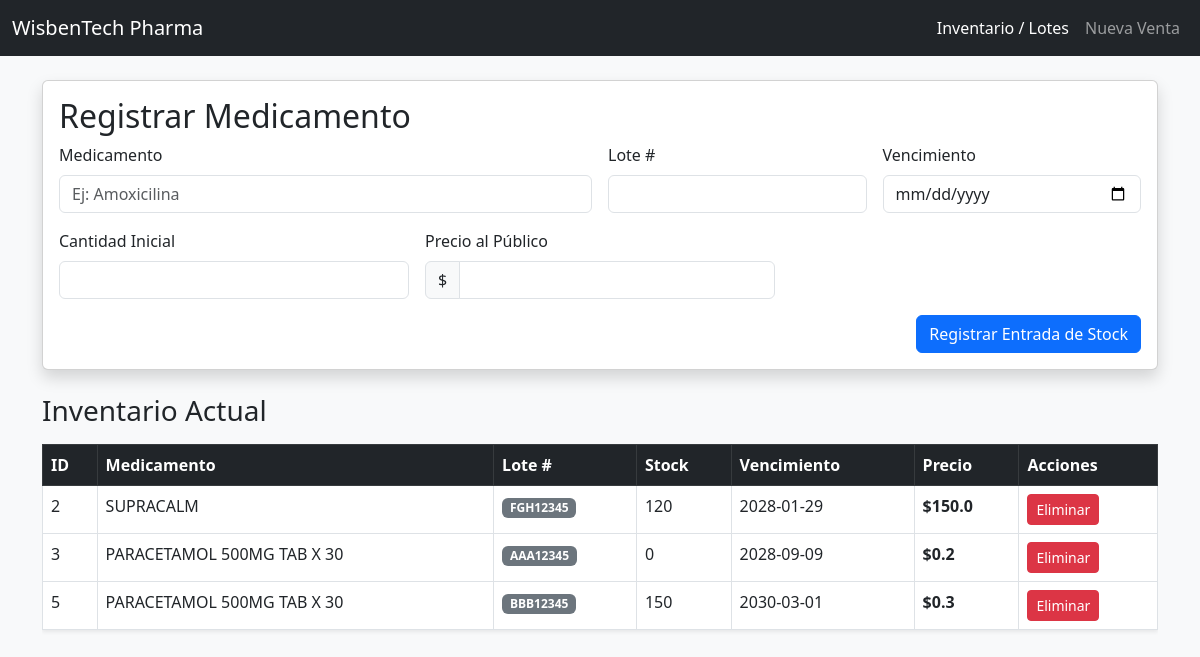
The page / on the database its author committed.
### tables this page shows
CREATE TABLE lotes (
            id INTEGER PRIMARY KEY AUTOINCREMENT,
            producto_id INTEGER,
            codigo_lote TEXT NOT NULL,
            stock INTEGER NOT NULL,
            fecha_vence DATE NOT NULL,
            precio REAL,
            FOREIGN KEY (producto_id) REFERENCES productos (id)
        );

CREATE TABLE productos (
            id INTEGER PRIMARY KEY AUTOINCREMENT,
            nombre TEXT NOT NULL UNIQUE
        );

### app.py (the view)
@app.route('/')
def home():
    conexion = conectar_db()
    cursor = conexion.cursor()
    query = '''
        SELECT l.id, p.nombre, l.codigo_lote, l.stock, l.fecha_vence, l.precio
        FROM lotes l
        JOIN productos p ON l.producto_id = p.id
    '''
    cursor.execute(query)
    lista_lotes = cursor.fetchall()
    conexion.close()
    return render_template('index.html', medicamentos=lista_lotes)

### app.py (called while the page is built)
def conectar_db():
    conexion = sqlite3.connect('farmacia.db')
    return conexion

### templates/index.html (shortened to what this page needs)
<!DOCTYPE html>
<html lang="es">
<head>
    <link href="https://cdn.jsdelivr.net/npm/bootstrap@5.3.0/dist/css/bootstrap.min.css" rel="stylesheet">
</head>
<body class="bg-light">
    <nav class="navbar navbar-expand-lg navbar-dark bg-dark mb-4">
        <div class="container-fluid">
            <a class="navbar-brand" href="/">WisbenTech Pharma</a>
            <div class="navbar-nav">
                <a class="nav-link active" href="/">Inventario / Lotes</a>
                <a class="nav-link" href="/ventas">Nueva Venta</a>
            </div>
        </div>
    </nav>
    <main class="container">
        <section class="card shadow mb-4">
            <div class="card-body">
                <h2 class="card-title">Registrar Medicamento</h2>
                <form action="/agregar" method="POST" class="row g-3">
                    <div class="col-md-6">
                        <label class="form-label">Medicamento</label>
                        <input type="text" name="nombre" class="form-control" placeholder="Ej: Amoxicilina" required>
                    </div>
                    <div class="col-md-3">
                        <label class="form-label">Lote #</label>
                        <input type="text" name="lote" class="form-control" required>
                    </div>
                    <div class="col-md-3">
                        <label class="form-label">Vencimiento</label>
                        <input type="date" name="vencimiento" class="form-control" required>
                    </div>
                    <div class="col-md-4">
                        <label class="form-label">Cantidad Inicial</label>
                        <input type="number" name="cantidad" class="form-control" required>
                    </div>
                    <div class="col-md-4">
                        <label class="form-label">Precio al Público</label>
                        <div class="input-group">
                            <span class="input-group-text">$</span>
                            <input type="number" step="0.01" name="precio" class="form-control" required>
                        </div>
                    </div>
                    <div class="col-12 text-end">
                        <button type="submit" class="btn btn-primary">Registrar Entrada de Stock</button>
                    </div>
                </form>
            </div>
        </section>
        <section>
            <h3 class="mb-3">Inventario Actual</h3>
            <div class="table-responsive">
                <table class="table table-hover table-bordered bg-white shadow-sm">
                    <thead class="table-dark">
                        <tr>
                            <th>ID</th>
                            <th>Medicamento</th>
                            <th>Lote #</th>
                            <th>Stock</th>
                            <th>Vencimiento</th>
                            <th>Precio</th>
                            <th>Acciones</th>
                        </tr>
                    </thead>
                    <tbody>
                        {% for med in medicamentos %}
                        <tr>
                            <td>{{ med[0] }}</td>
                            <td>{{ med[1] }}</td>
                            <td><span class="badge bg-secondary">{{ med[2] }}</span></td>
                            <td>{{ med[3] }}</td>
                            <td>{{ med[4] }}</td>
                            <td><strong>${{ med[5] }}</strong></td>
                            <td>
                                <a href="/eliminar/{{ med[0] }}" class="btn btn-danger btn-sm">Eliminar</a>
                            </td>
                        </tr>
                        {% endfor %}
                    </tbody>
                </table>
            </div>
        </section>
    </main>
</body>
</html>

### rows shown on the page
lotes: id "2", nombre "SUPRACALM", codigo_lote "FGH12345", stock "120", fecha_vence "2028-01-29", precio "150.0"
lotes: id "3", nombre "PARACETAMOL 500MG TAB X 30", codigo_lote "AAA12345", stock "0", fecha_vence "2028-09-09", precio "0.2"
lotes: id "5", nombre "PARACETAMOL 500MG TAB X 30", codigo_lote "BBB12345", stock "150", fecha_vence "2030-03-01", precio "0.3"
